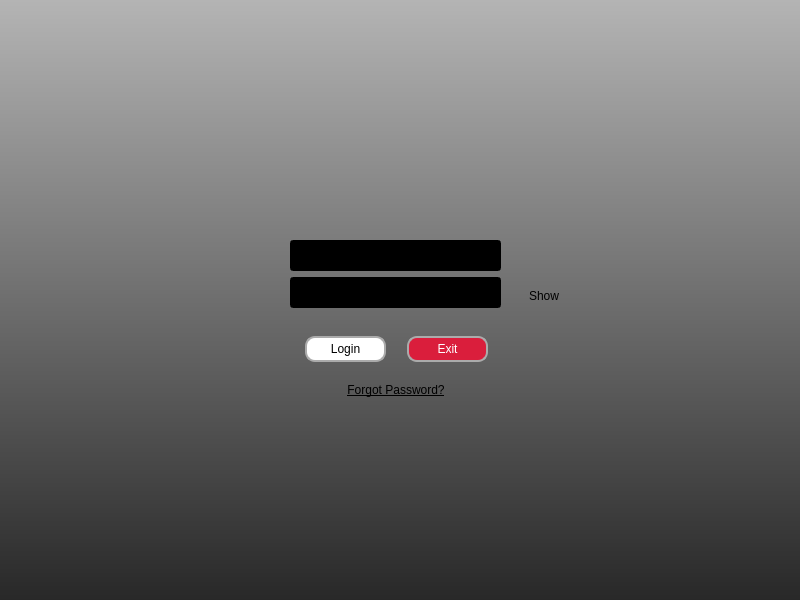
<?xml version="1.0" encoding="UTF-8"?>
<ui version="4.0">
 <class>MainWindow</class>
 <widget class="QMainWindow" name="MainWindow">
  <property name="geometry">
   <rect>
    <x>0</x>
    <y>0</y>
    <width>800</width>
    <height>600</height>
   </rect>
  </property>
  <property name="windowTitle">
   <string>MainWindow</string>
  </property>
  <property name="styleSheet">
   <string notr="true">background-color:rgb(65, 65, 65)</string>
  </property>
  <widget class="QWidget" name="centralwidget">
   <widget class="QLabel" name="label_bg">
    <property name="geometry">
     <rect>
      <x>0</x>
      <y>0</y>
      <width>800</width>
      <height>600</height>
     </rect>
    </property>
    <property name="sizePolicy">
     <sizepolicy hsizetype="Expanding" vsizetype="Expanding">
      <horstretch>0</horstretch>
      <verstretch>0</verstretch>
     </sizepolicy>
    </property>
    <property name="layoutDirection">
     <enum>Qt::LayoutDirection::LeftToRight</enum>
    </property>
    <property name="styleSheet">
     <string notr="true">background-color:qlineargradient(spread:pad, x1:0, y1:1, x2:0, y2:0, stop:0 rgba(40, 40, 40, 255), stop:1 rgba(180, 180, 180, 255))</string>
    </property>
    <property name="text">
     <string/>
    </property>
    <property name="pixmap">
     <pixmap>../images/logo_720.png</pixmap>
    </property>
    <property name="scaledContents">
     <bool>false</bool>
    </property>
    <property name="alignment">
     <set>Qt::AlignmentFlag::AlignHCenter|Qt::AlignmentFlag::AlignTop</set>
    </property>
   </widget>
   <widget class="QFrame" name="frame">
    <property name="geometry">
     <rect>
      <x>0</x>
      <y>240</y>
      <width>801</width>
      <height>171</height>
     </rect>
    </property>
    <property name="layoutDirection">
     <enum>Qt::LayoutDirection::LeftToRight</enum>
    </property>
    <property name="styleSheet">
     <string notr="true">background-color:rgba(0, 0, 0, 0)</string>
    </property>
    <property name="frameShape">
     <enum>QFrame::Shape::NoFrame</enum>
    </property>
    <property name="frameShadow">
     <enum>QFrame::Shadow::Raised</enum>
    </property>
    <property name="lineWidth">
     <number>0</number>
    </property>
    <widget class="QWidget" name="layoutWidget">
     <property name="geometry">
      <rect>
       <x>290</x>
       <y>0</y>
       <width>213</width>
       <height>171</height>
      </rect>
     </property>
     <layout class="QVBoxLayout" name="verticalLayout">
      <item>
       <widget class="QLineEdit" name="Username">
        <property name="minimumSize">
         <size>
          <width>211</width>
          <height>31</height>
         </size>
        </property>
        <property name="maximumSize">
         <size>
          <width>211</width>
          <height>31</height>
         </size>
        </property>
        <property name="font">
         <font>
          <pointsize>12</pointsize>
         </font>
        </property>
        <property name="styleSheet">
         <string notr="true">background-color:rgb(0, 0, 0)</string>
        </property>
        <property name="text">
         <string/>
        </property>
        <property name="placeholderText">
         <string>Username...</string>
        </property>
       </widget>
      </item>
      <item>
       <widget class="QLineEdit" name="Password">
        <property name="minimumSize">
         <size>
          <width>211</width>
          <height>31</height>
         </size>
        </property>
        <property name="maximumSize">
         <size>
          <width>211</width>
          <height>31</height>
         </size>
        </property>
        <property name="font">
         <font>
          <pointsize>12</pointsize>
         </font>
        </property>
        <property name="styleSheet">
         <string notr="true">background-color:rgb(0, 0, 0)</string>
        </property>
        <property name="text">
         <string/>
        </property>
        <property name="echoMode">
         <enum>QLineEdit::EchoMode::Password</enum>
        </property>
        <property name="placeholderText">
         <string>Password...</string>
        </property>
       </widget>
      </item>
      <item>
       <widget class="QLabel" name="error">
        <property name="minimumSize">
         <size>
          <width>187</width>
          <height>16</height>
         </size>
        </property>
        <property name="maximumSize">
         <size>
          <width>211</width>
          <height>16</height>
         </size>
        </property>
        <property name="autoFillBackground">
         <bool>false</bool>
        </property>
        <property name="styleSheet">
         <string notr="true">background-color:rgba(255, 255, 255, 0);
</string>
        </property>
        <property name="text">
         <string/>
        </property>
       </widget>
      </item>
      <item>
       <layout class="QHBoxLayout" name="horizontalLayout">
        <item>
         <widget class="QPushButton" name="button_login">
          <property name="minimumSize">
           <size>
            <width>81</width>
            <height>26</height>
           </size>
          </property>
          <property name="maximumSize">
           <size>
            <width>81</width>
            <height>26</height>
           </size>
          </property>
          <property name="styleSheet">
           <string notr="true">
QPushButton{
color:rgb(0, 0, 0);
background-color: rgb(255, 255, 255);
border-radius: 10px;
border: 2px solid rgb(171, 171, 171);
}
QPushButton:hover {
    background-color:rgb(255, 226, 229);
}
QPushButton:pressed {
    background-color: rgb(218, 30, 60);
	color: rgb(255, 255, 255)
}</string>
          </property>
          <property name="text">
           <string>Login</string>
          </property>
         </widget>
        </item>
        <item>
         <widget class="QPushButton" name="button_exit">
          <property name="sizePolicy">
           <sizepolicy hsizetype="Fixed" vsizetype="Fixed">
            <horstretch>0</horstretch>
            <verstretch>0</verstretch>
           </sizepolicy>
          </property>
          <property name="minimumSize">
           <size>
            <width>81</width>
            <height>26</height>
           </size>
          </property>
          <property name="maximumSize">
           <size>
            <width>81</width>
            <height>26</height>
           </size>
          </property>
          <property name="styleSheet">
           <string notr="true">
QPushButton{
    background-color: rgb(218, 30, 60);
	color: rgb(255, 255, 255);
border-radius: 10px;
border: 2px solid rgb(171, 171, 171);

}
QPushButton:hover {
color:black;
    background-color:rgb(255, 226, 229);
}
QPushButton:pressed {
    color:rgb(0, 0, 0);
background-color: rgb(255, 255, 255);

}</string>
          </property>
          <property name="text">
           <string>Exit</string>
          </property>
         </widget>
        </item>
       </layout>
      </item>
      <item alignment="Qt::AlignmentFlag::AlignHCenter">
       <widget class="QLabel" name="forgetpassword">
        <property name="styleSheet">
         <string notr="true"> background-color:rgba(255, 255, 255, 0);
font: 10pt &quot;Times New Roman&quot;;
text-decoration: underline;</string>
        </property>
        <property name="text">
         <string>Forgot Password?</string>
        </property>
        <property name="alignment">
         <set>Qt::AlignmentFlag::AlignCenter</set>
        </property>
       </widget>
      </item>
     </layout>
     <zorder>Password</zorder>
     <zorder>Username</zorder>
     <zorder>error</zorder>
     <zorder>forgetpassword</zorder>
     <zorder></zorder>
    </widget>
    <widget class="QCheckBox" name="checkBox">
     <property name="geometry">
      <rect>
       <x>510</x>
       <y>40</y>
       <width>78</width>
       <height>31</height>
      </rect>
     </property>
     <property name="minimumSize">
      <size>
       <width>78</width>
       <height>31</height>
      </size>
     </property>
     <property name="maximumSize">
      <size>
       <width>78</width>
       <height>31</height>
      </size>
     </property>
     <property name="autoFillBackground">
      <bool>false</bool>
     </property>
     <property name="styleSheet">
      <string notr="true">background-color:rgba(255, 255, 255, 0);
color:rgb(0, 0, 0)</string>
     </property>
     <property name="text">
      <string>Show</string>
     </property>
     <property name="checked">
      <bool>false</bool>
     </property>
    </widget>
   </widget>
  </widget>
 </widget>
 <resources/>
 <connections/>
</ui>
